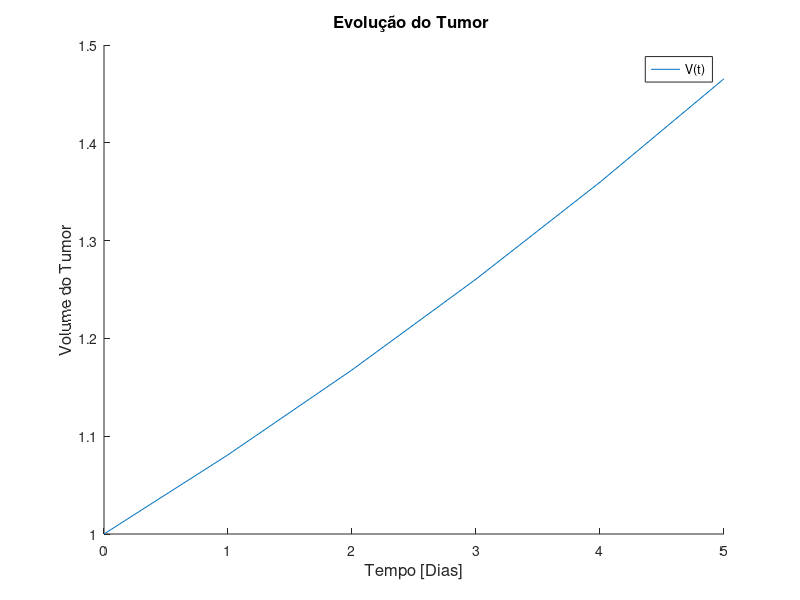

Write the MATLAB code that produced this figure.
%{
/*-----------------------------------------------------------------------------------------------------+
| p6.m                   | Simulation of a PharmoKinetic and PharmoDynamic model for cancer treatment  |
|                        | with growing tumor dynamic model.                                           |
|                        |                                                                             |
+------------------------------------------------------------------------------------------------------+
| Authors: Inês Cardoso Paiva nº99961, João Barreiros C. Rodrigues nº99968                             |
|          LEEC-IST                                                                                    |
| Date: 12 December 2022                                                                               |
+-----------------------------------------------------------------------------------------------------*/
%}
1;
function p6test(spac,n)

% PK and PD models on time domain
	%Constants
		a = 3;
		k12 = 0.3*3600;
		k21 = 0.2455*3600;
		k10 = 0.0643*3600;
		v1 = 3110;
		v2 = 3110;
		delta = 1000;
		h=1;
		c50 = 7.1903;
	% Vectors
		x=a * ones(n,1);
		d=upsample(x,spac);
		c = zeros(n*spac,1);
		c1 = zeros(n*spac,1);
		c2 = zeros(n*spac,1);
		t = zeros(n*spac,1);
		u = zeros(n*spac,1);
	  u1 = zeros(n*spac,1);
    u2 = zeros(n*spac,1);

	%matrixes
		m=[-(k12+k10)/v1 , k21/v1 ; k12/v2 , -k21/v2];
		s=[1/v1 ; 0];

	% Euler's aproximation method for diferential functions
    		for k = 1:(n*spac-1)
        		t(k+1) = k*h;
        		c = m * [c1(k); c2(k)] + s * delta * d(k);
        		c1(k+1) = c1(k) + h * c(1);
        		c2(k+1) = c2(k) + h * c(2);
			      u1(k) = c2(k) / (c50 + c2(k));
    		end

	% plot
	%	figure(1);
	%		hold on
	%			plot(t,u);
	%			xlabel('Tempo [Dias]','FontSize',12)
	%			ylabel('Efeito u(t)','FontSize',12)
	%			title('Efeito por Tempo','FontSize',12)
	%			legend('3mg','7mg','11mg','20mg','27mg','33mg','Location','Southeast');
	%		hold off

% Tumor growth dynamic
	%Vectors and variables
    V = zeros(n*spac,1);
    Vcontrol = zeros(n*spac,1);
		resistance = 1;
	% Constants
		a = 0.09;
		Kt = 10;
		b = 1;
		V(1) = 1; % Initial tumor size

	% Applying Euler's aproximation method to the diferential equation
		for k = 1:(n*spac-1)
        		t(k+1) = k*h;
			if (u1(k) < 0.09)
				u2(k) = 0;
				resistance = resistance*0.9;
			else
				u2(k)=u1(k);
			end
        		V(k+1) = V(k)+h*(a*V(k)*(1-(V(k)/Kt))-b*u2(k)*V(k)*resistance);
            Vcontrol(k+1) = Vcontrol(k)+h*(a*Vcontrol(k)*(1-(Vcontrol(k)/Kt))-b*u1(k)*Vcontrol(k));


   		end
   	% plot
		figure(spac);
			hold on
				plot(t,V);
				%plot(t,u2);
        %plot(t,Vcontrol);
				%plot(t,u1);
				xlabel('Tempo [Dias]','FontSize',12)
				ylabel('Volume do Tumor','FontSize',12)
				title('Evolução do Tumor ','FontSize',12)
				legend('V(t)','u(t)','Vcontrolo(t)','ucontrolo(t)');

			hold off
	end

  p6test(6,1);
